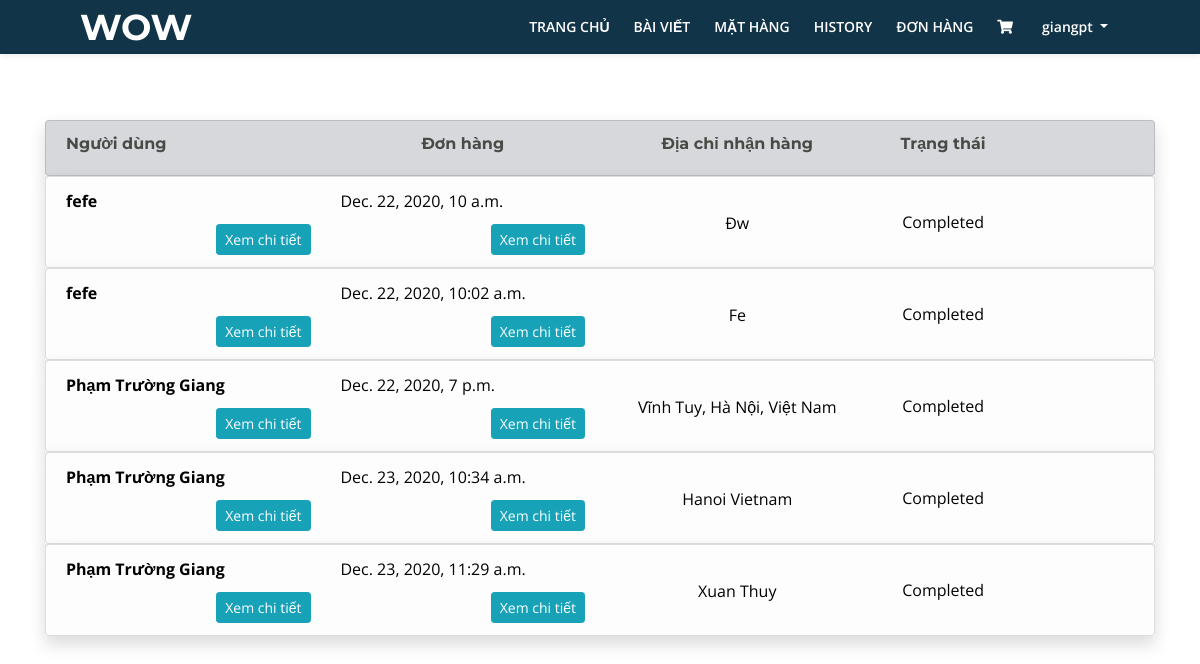
The page /manager/ (signed in) on the database as committed earlier.
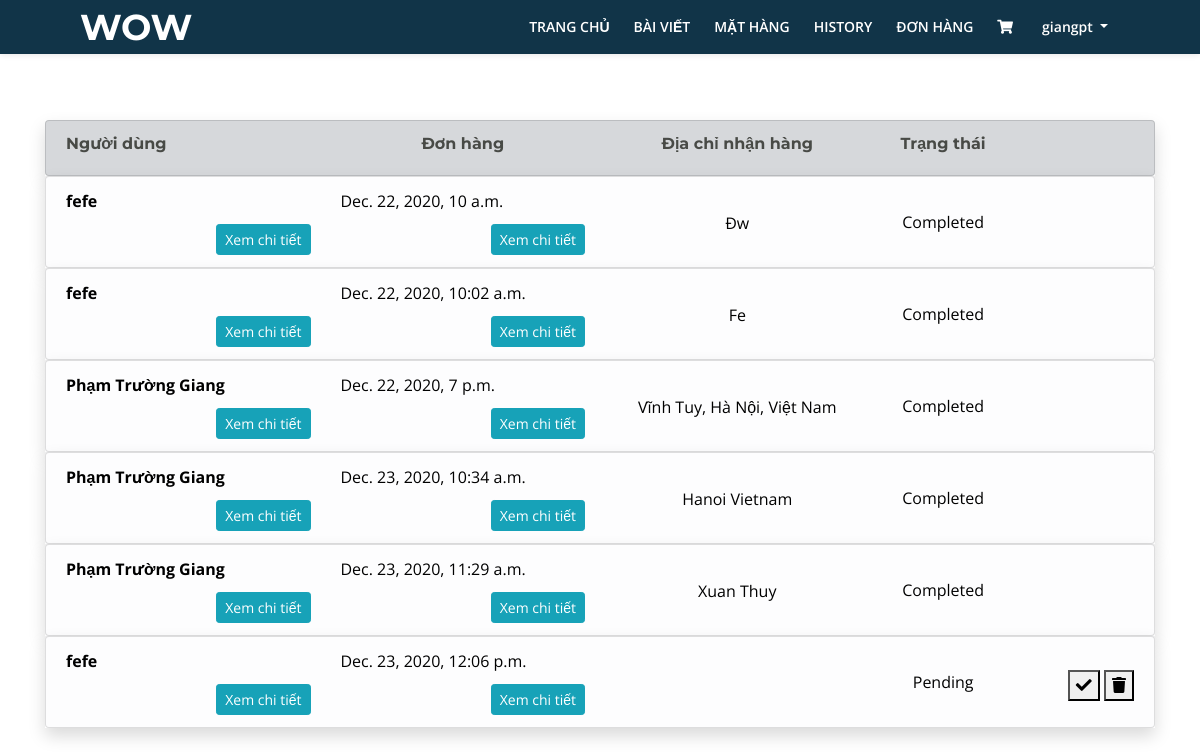
The same page on the database as committed later.
### Page/models.py (models this page shows, shortened)
class Order(models.Model):
    id_cart = models.ForeignKey(Cart, on_delete=models.CASCADE, null=True, blank=True)
    id_user = models.ForeignKey(User, on_delete=models.CASCADE, null=True, blank=True)
    status_choice = (
        ('pending', 'pending'),
        ('confirm', 'confirm'),
        ('paid', 'paid'),
        ('shipping', 'shipping'),
        ('completed', 'completed'),
    )
    status = models.CharField(max_length=10, choices=status_choice, null=True, blank=True)
    address = models.TextField(max_length=1000, null=True, blank=True)

class Customer(models.Model):
    user = models.OneToOneField(User, on_delete=models.CASCADE, null=True, blank=True)
    type_choice = (
        ('AD', 'Admin'),
        ('MN', 'Manager'),
        ('US', 'User'),
    )
    type = models.CharField(max_length=10, choices=type_choice, default='US')
    name = models.TextField(max_length=100, default='')
    phone = models.IntegerField(null=True, blank=True)

class Cart(models.Model):
    id_user = models.ForeignKey(User, on_delete=models.CASCADE, null=True, blank=True)
    total_price = models.IntegerField(null=True, blank=True)
    CreateAt = models.DateTimeField(auto_now=True)
    is_new = models.BooleanField(default=True)
    is_pending = models.BooleanField(default=True)

### Page/views.py (the view)
# urls.py: url(r'^manager/$', ManagerView.as_view(), name='page_Manager'),
class ManagerView(TemplateView, LoginRequiredMixin):
    login_url = '/'
    template_name = '../Templates/Manager_View.html'
    def get(self, request):
        if request.user.is_authenticated():
            order = Order.objects.all()
            cartItem = CartItem.objects.all()
            content = {
                'order': order,
                'cartItem': cartItem,
            }
            return render(request, self.template_name, content)
        else:
            return HttpResponseRedirect(reverse('Page:page_login'))

### Page/models.py (called while the page is built)
    def __str__(self):
        return self.title

### Templates/Manager_View.html (shortened to what the changed rows need)
<!DOCTYPE html>
<html lang="en">
<head>
</head>
<body>
    {% include 'NavigationBar/nav_User_or_Manager.html' %}
    <div class="container" style="margin-top:120px">
        {% for od in order %}
        <div class="row">
            <div class="col-lg-12 mx-auto">
                <ul class="list-group shadow">
                    <li class="list-group-item list-group-item-action list-group-item-light">
                        <div class = "row text-center">
                            <div class="col-3">
                                <div class="text-left font-weight-bold" style="color: black;">
                                    {{od.id_user.customer.name}}
                                </div>
                                <div class="text-right" style="margin-top:10px">
                                    <button type="button" class="btn btn-sm btn-info" data-toggle="modal" data-target="#customer_of_order_{{od.id}}">
                                        Xem chi tiết
                                    </button>
                                </div>
                            </div>
                            <div class="col-3">
                                <div class="text-left" style="color: black;">
                                    {{od.id_cart.CreateAt}}
                                </div>
                                <div class="text-right" style="margin-top:10px">
                                    <button type="button" class="btn btn-sm btn-info" data-toggle="modal" data-target="#order_detail_{{od.id}}">
                                        Xem chi tiết
                                    </button>
                                </div>
                            </div>
                            <div class="col-3">
                                <div class="text-center"
                                style="color: black; text-transform: capitalize; margin-top: 9%;">
                                    {{od.address}}
                                </div>
                            </div>
                            <div class="col">
                                <div class="text-center" id="order_{{od.id}}_status"
                                style="color: black; text-transform: capitalize; margin-top: 20%;">
                                    {{ od.status }}
                                </div>
                            </div>
                            <div class="col text-right">
                                <div style="margin-top: 20%;">
                                {% if od.status == 'pending' %}
                                    <button ><i class="fas fa-check">
                                    </i></button>
                                    <button><i class="fas fa-trash">
                                    </i></button>
                                {% endif %}
                                </div>
                            </div>
                        </div>
                    </li>
                </ul>
            </div>
        </div>
        {% endfor %}
    </div>
</body>
</html>

Rows that differ between the two databases and show on the page:
added Order: id_user.customer.name "fefe", id_cart.CreateAt "Dec. 23, 2020, 12:06 p.m.", status "Pending"
